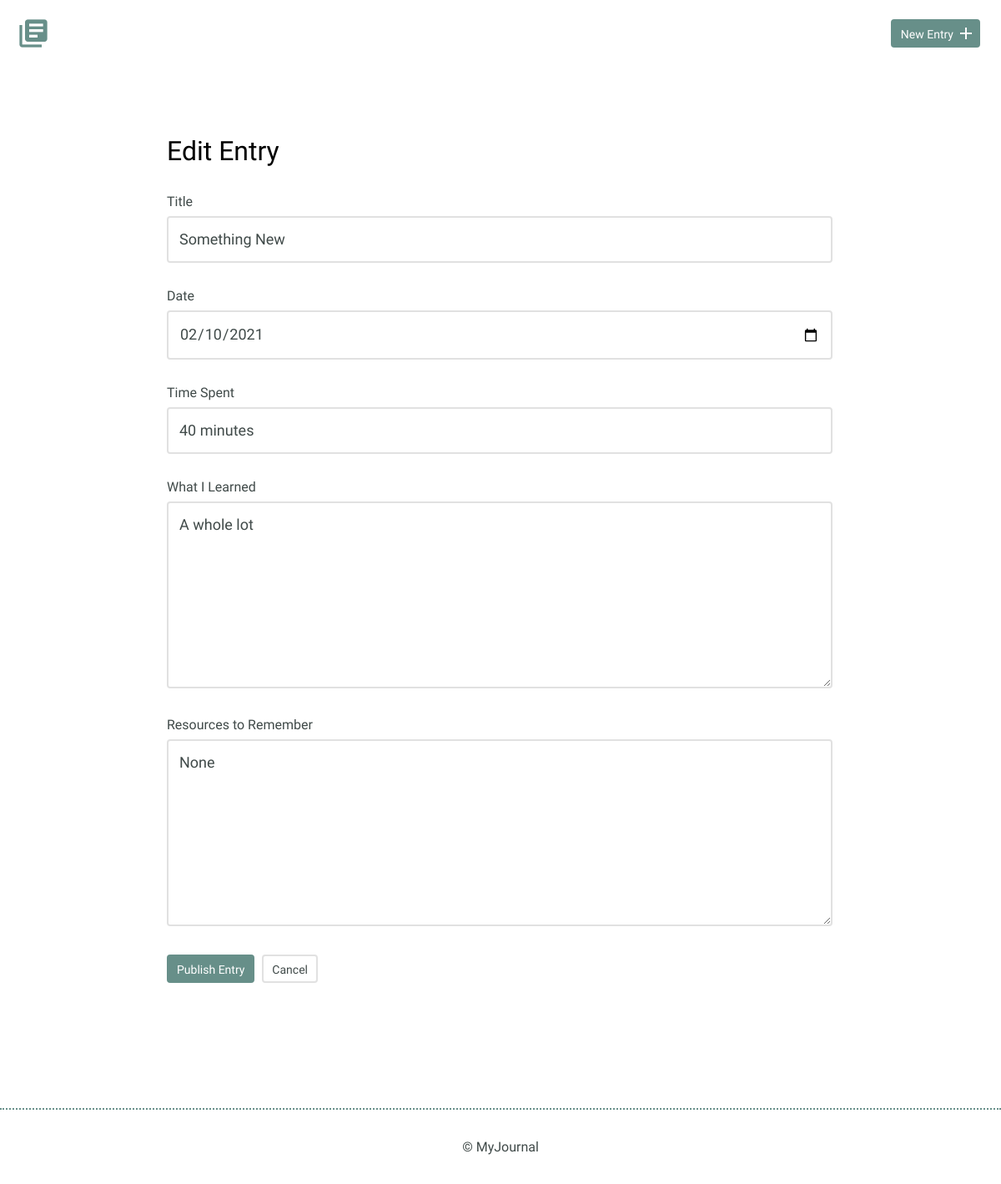
The page /edit.php?id=5 on the database as committed earlier.
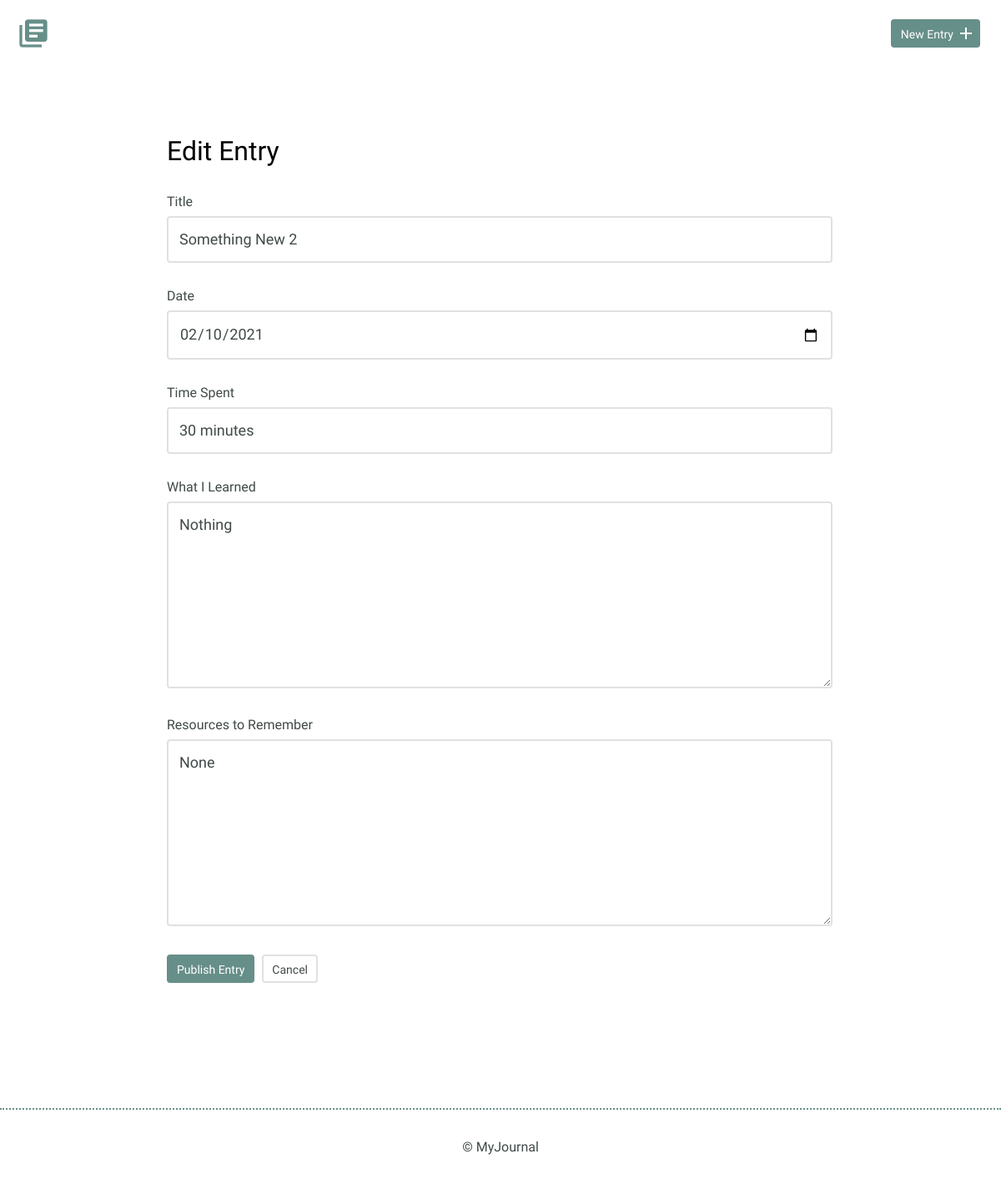
The same page on the database as committed later.
### tables this page shows
CREATE TABLE "entries" (
	`id`	INTEGER,
	`title`	TEXT,
	`date`	TEXT,
	`time_spent`	INTEGER,
	`learned`	BLOB,
	`resources`	BLOB,
	PRIMARY KEY(`id`)
);

### inc/functions.php (called while the page is built, shortened)
<?php
function journal_details($journal_id){
    include ('connection.php');
    $sql = 'SELECT * FROM entries WHERE id = ?';
    try{
        $results = $db->prepare($sql);
        $results->bindValue(1,$journal_id,PDO::PARAM_INT);
        $results->execute();
    } catch(Exception $e){
        echo "Error!: ".$e->getMessage();
        return false;
    }
    return $results->fetch();
}
?>

### edit.php (the view, shortened to what this page needs)
<?php
include('inc/connection.php');
include('inc/header.php');
include('inc/functions.php');
$title = $date = $time_spent = $learned = $resources = '';
if(isset($_GET["id"])){
    $journal_id = filter_input(INPUT_GET, "id", FILTER_SANITIZE_NUMBER_INT);
    list($journal_id, $title, $date, $time_spent, $learned, $resources) = journal_details($journal_id);
}
?>
<!DOCTYPE html>
<html>
    <body>
        <section>
            <div class="container">
                <div class="edit-entry">
                    <h2>Edit Entry</h2>
                    <form method="POST">
                        <label for="title">Title</label>
                        <input id="title" type="text" name="title" value="<?php echo htmlspecialchars($title); ?>" /><br>
                        <label for="date">Date</label>
                        <input id="date" type="date" name="date" value="<?php echo htmlspecialchars($date); ?>" /><br>
                        <label for="time_spent">Time Spent</label>
                        <input id="time_spent" type="text" name="time_spent" value="<?php echo htmlspecialchars($time_spent); ?>" /><br>
                        <label for="learned">What I Learned</label>
                        <textarea id="learned" rows="5" name="learned"><?php echo htmlspecialchars($learned); ?></textarea>
                        <label for="resources">Resources to Remember</label>
                        <textarea id="resources" rows="5" name="resources"><?php echo htmlspecialchars($resources); ?></textarea>
                        <input type="submit" value="Publish Entry" class="button button-primary">
                        <a href="<?php echo 'detail.php?id=' .$journal_id; ?>" class="button button-secondary">Cancel</a>
                    </form>
                </div>
            </div>
        </section>
    </body>
    <?php
      include('inc/footer.php');
      ?>
</html>

Rows that differ between the two databases and show on the page:
changed entries "None": title "Something New" → "Something New 2"; time_spent "40 minutes" → "30 minutes"; learned "A whole lot" → "Nothing"
